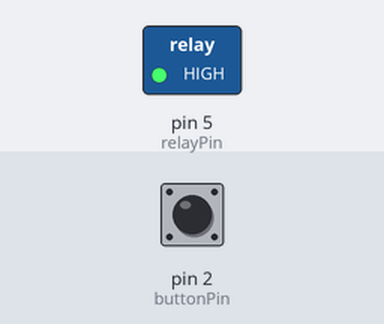
Simulated run of this sketch. Board: Arduino Uno, built with avr-gcc and run on an emulated ATmega328P. Parts: switched loads named in the sketch (green lamp = pin HIGH). The inputs (shaded band) are chosen by the test bench; at power-on: pin 2 (buttonPin) HIGH.

Above: at 1.2 s.
1.3 s: pin 2 (buttonPin) pulled LOW for 0.15 s
At 1.37 s:
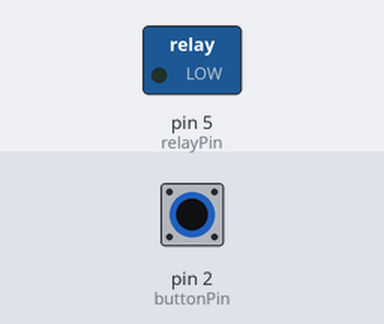
2.9 s: pin 2 (buttonPin) pulled LOW for 3.2 s
At 6.8 s:
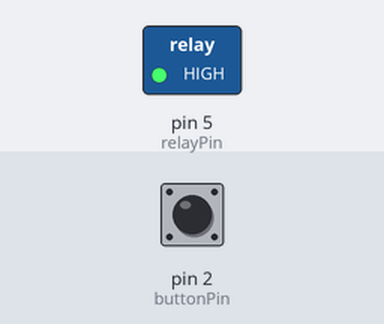
Timing chart, 0 to 8.3 s (numbered marks = the images above; inputs shaded):
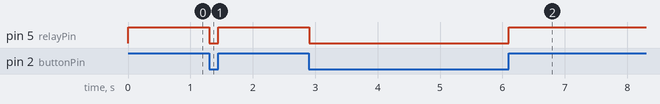

The sketch:

EX5-2.ino
```cpp
#define   relayPin    5
#define   buttonPin  2
#define   maxDebounce   500
unsigned int  debounce = 0;
void setup() {
  pinMode(relayPin, OUTPUT);
  digitalWrite(relayPin, HIGH);
  pinMode(buttonPin, INPUT_PULLUP);
}
void loop() {
  if (digitalRead(buttonPin) == LOW) {
    if (debounce > maxDebounce) {
      digitalWrite(relayPin, LOW);
      debounce = 0;
      while (digitalRead(buttonPin) == LOW);
    }
    else {
      debounce++;
    }
  }
  else digitalWrite(relayPin, HIGH);
}
```

Measured:
- after the input at 1.3 s, pin 5 (relayPin): HIGH → LOW at once, → HIGH 0.15 s later
- after the input at 2.9 s, pin 5 (relayPin): HIGH → LOW at once, → HIGH 3.2 s later
